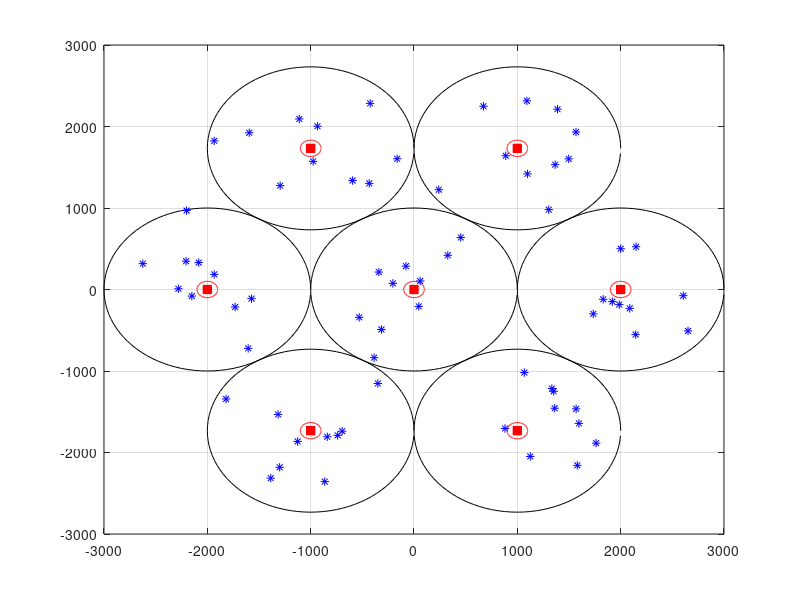

The MATLAB source for this figure:
clear all;close all;clc

L = 7;                                                              % Number of cells.
K = 10;                                                             % Number of single-antenna terminals in each cell, i.e., number of transmitt antennas.
M = 100;                                                             % Number of antennas at the base station of each cell (In this case, i.e., uplink, it gives the number of receiving antennas).

cellRadius = 1000;                                                  % Radius given in meters.
cellHole = 100;                                                     % Cell hole in meters.

% Large scale fading.
sshadow = 3;                                                        % Shadow-fading standard deviation in dB.
gamma = 2.8;                                                        % Decay exponent: Urban area cellular radio 2.7 - 3.5

% **************************** Cell Layout. *******************************

% Plot the position of each terminal inside the cell.
figure;

% ********** Center (Main) Cell  **********
% Plot cell center, where eNodeB is located.
plot(0, 0, 'rs', 'MarkerFaceColor',[1,0,0], 'MarkerEdgeColor',[1 0 0]);
hold on

Circlex = cellRadius*cos(2*pi*(0:99)/100);
Circley = cellRadius*sin(2*pi*(0:99)/100);
plot(Circlex.', Circley.', 'k');

Circlex = cellHole*cos(2*pi*(0:99)/100);
Circley = cellHole*sin(2*pi*(0:99)/100);
plot(Circlex.', Circley.', 'r');

% Position UEs in the main cell.
% Generate a random radius value within the range cellHole to cellRadius for each one of the terminals.
radius = cellHole + (cellRadius-cellHole).*rand(1,K);

% Generate an random angle value within the range 0 to 2*pi for each one of the terminals.
angle = 2*pi*rand(1,K);

UEx = radius.*cos(angle);
UEy = radius.*sin(angle);
plot(UEx, UEy, 'b*');

for n=0:1:L-2
    offsetX = 2*cellRadius*cos((2*pi*n)/(L-1));
    offsetY = 2*cellRadius*sin((2*pi*n)/(L-1));
    plot(offsetX, offsetY, 'rs', 'MarkerFaceColor',[1,0,0], 'MarkerEdgeColor',[1 0 0]); % eNodeB location.
    Circlex = offsetX + cellRadius*cos(2*pi*(0:99)/100);
    Circley = offsetY + cellRadius*sin(2*pi*(0:99)/100);
    plot(Circlex.', Circley.', 'k');
    
    Circlex = offsetX + cellHole*cos(2*pi*(0:99)/100);
    Circley = offsetY + cellHole*sin(2*pi*(0:99)/100);
    plot(Circlex.', Circley.', 'r');
    
    % Generate a random radius value within the range cellHole to cellRadius for each one of the terminals.
    radius = cellHole + (cellRadius-cellHole).*rand(1,K);
    
    % Generate an random angle value within the range 0 to 2*pi for each one of the terminals.
    angle = 2*pi*rand(1,K);
    
    UEx = offsetX + radius.*cos(angle);
    UEy = offsetY + radius.*sin(angle);
    plot(UEx, UEy, 'b*');
    
    % Calculate distance to cell i (main cell).
    distances = sqrt(UEx.^2 + UEy.^2);
    angles = atan(UEy./UEx);
end

grid on;
hold off;

% Calculate path-loss for all users, in meters.
path_loss = radius.^gamma;

% Calculate shadowing for each one of different channels.
shadowing_att = lognrnd(0,sshadow,1,K);
% Large scale fading calculated according to Marzetta.
largeScaleFading = repmat(sqrt(shadowing_att./path_loss), M, 1);
